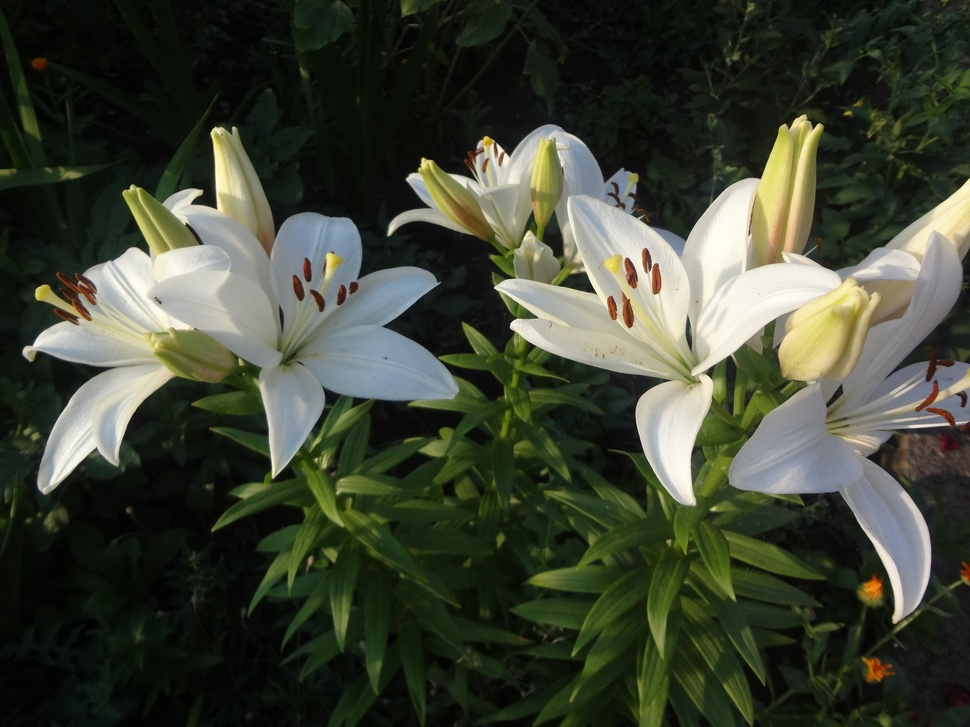
#> input picture scripts/data/gerald_lilia.jpg, 970 x 727 px, shrunk from 2560 x 1920 before the run, found by its file name
$ python Lab_6.py
#> lines starting #> are read from the running program, lines starting #| are printed output that depends on the picture
from PIL import Image, ImageFilter

photo = Image.open('gerald_lilia.jpg')
#> photo is the input picture: PIL image 970x727 RGB; mean R, G, B 62.4, 67.7, 52.5

zatenenie = ImageFilter.Kernel((3, 3), [-1, -1, -1,-1, 9, -1, -1, -1, -1], scale=9, offset=5) # Делает небольшое размытие с затенением, повышает резкость
kontyr = ImageFilter.Kernel((3, 3), [-1, 0, 0, 0, 1, 0, 0, 0, 0], scale=9, offset=2) # Выводит черный контур фотографии

photo_filtered1 = photo.filter(zatenenie)
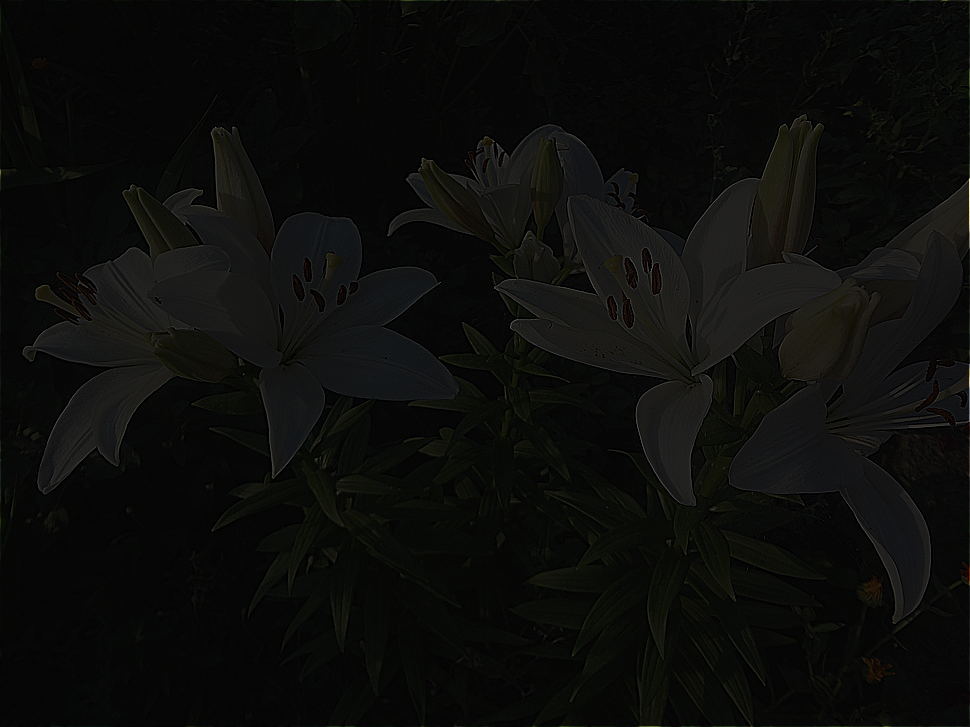
#> photo_filtered1: PIL image 970x727 RGB; mean R, G, B 12.1, 12.7, 11
photo_filtered2 = photo.filter(kontyr)
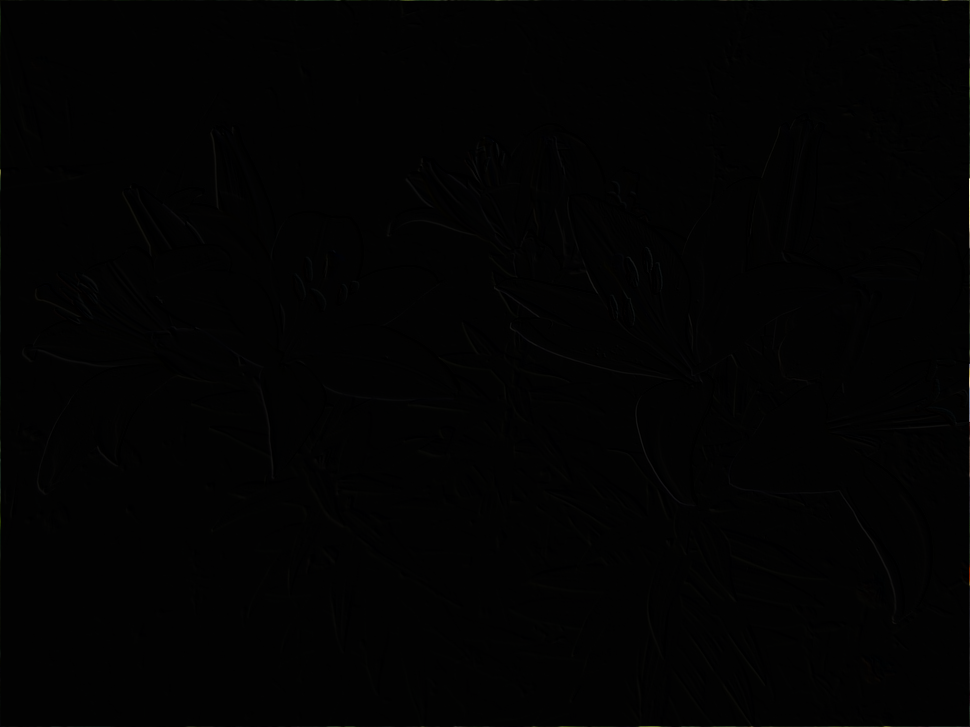
#> photo_filtered2: PIL image 970x727 RGB; mean R, G, B 2.2, 2.2, 2.1

photo_filtered1.show()
photo_filtered2.show()
